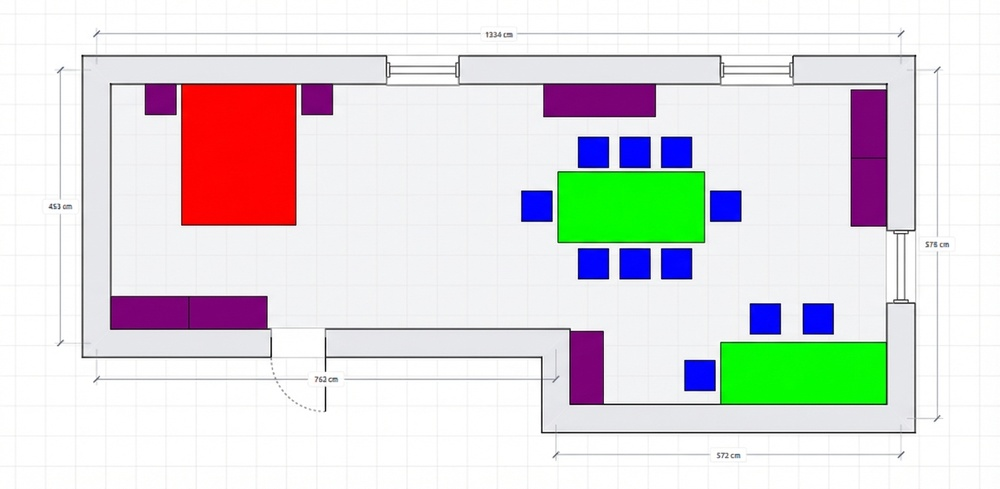
#> input picture furniture/stub_furniture.jpg, 1000 x 489 px, shrunk from 1472 x 720 before the run
$ python extract_scale.py --input furniture/stub_furniture.jpg
#> lines starting #> are read from the running program, lines starting #| are printed output that depends on the picture; after the words box and inside, x2 and y2 are one past the last pixel; in counts of white or black regions, pixels touching at a corner belong together
import argparse
import json
import sys
from typing import Optional, Tuple

import cv2
import numpy as np


def wall_mask_from_image_rgb(img_rgb: np.ndarray) -> np.ndarray:
    # Walls are now BLACKish. Loosened range to handle non-exact black.
    return cv2.inRange(img_rgb, np.array([0, 0, 0]), np.array([80, 80, 80]))


def wall_bbox_from_mask(mask_wall: np.ndarray) -> Tuple[int, int, int, int]:
    """
    Returns (xmin, ymin, xmax, ymax) in pixel coordinates for the union of wall pixels.
    """
    ys, xs = np.nonzero(mask_wall > 0)
    if len(xs) == 0 or len(ys) == 0:
        raise ValueError("No wall pixels found; cannot compute wall bounding box.")
    xmin = int(xs.min())
    xmax = int(xs.max())
    ymin = int(ys.min())
    ymax = int(ys.max())
    return xmin, ymin, xmax, ymax


# [103 lines left out: functions _unit_to_meters_factor, _parse_dimension_to_meters, load_real_dims_from_json, load_real_dims_from_payload, not called in this run]


def derive_isotropic_meters_per_pixel(
    *,
    wall_bbox_px: Tuple[int, int, int, int],
    real_width_m: Optional[float],
    real_height_m: Optional[float],
) -> Tuple[float, Optional[float], Optional[float], int, int]:
    xmin, ymin, xmax, ymax = wall_bbox_px
    px_w = int(xmax - xmin)
    px_h = int(ymax - ymin)
    if px_w <= 0 or px_h <= 0:
        raise ValueError(f"Invalid wall bbox for scale derivation: bbox={wall_bbox_px}.")

    if real_width_m is None and real_height_m is None:
        raise ValueError("Provide at least one of --real-width-m or --real-height-m.")

    mpp_x = None
    mpp_y = None
    if real_width_m is not None:
        if real_width_m <= 0:
            raise ValueError(f"--real-width-m must be positive; got {real_width_m}.")
        mpp_x = float(real_width_m) / float(px_w)
    if real_height_m is not None:
        if real_height_m <= 0:
            raise ValueError(f"--real-height-m must be positive; got {real_height_m}.")
        mpp_y = float(real_height_m) / float(px_h)

    if mpp_x is not None and mpp_y is not None:
        ratio_real = real_width_m / real_height_m
        ratio_px = px_w / px_h
        diff_pct = abs(ratio_real - ratio_px) / ratio_real * 100.0
        print(f"DEBUG SCALE: mpp_x={mpp_x:.6f}, mpp_y={mpp_y:.6f}")
        print(f"DEBUG SCALE: Real Aspect Ratio={ratio_real:.3f}, Pixel Aspect Ratio={ratio_px:.3f} (Diff: {diff_pct:.1f}%)")

        # Isotropic: choose the scale that fits the largest dimension into the requested real size
        # Or rather, choose the scale that ensures no dimension EXCEEDS requested real size
        mpp = min(mpp_x, mpp_y)
        print(f"DEBUG SCALE: Isotropic mpp={mpp:.6f}")
    else:
        mpp = mpp_x if mpp_x is not None else mpp_y

    return mpp, mpp_x, mpp_y, px_w, px_h


def main() -> None:
    parser = argparse.ArgumentParser(description="Derive meters-per-pixel from wall union bbox and real dimensions.")
    parser.add_argument("--input", required=True, help="RGB image input (same mask encoding as mask2dsl.py).")
    parser.add_argument("--real-x", type=float, default=None, help="Real-world X dimension (numeric). Use with --real-x-unit.")
    parser.add_argument("--real-x-unit", type=str, default="m", help="Unit for --real-x (m, cm, mm, ft, in).")
    parser.add_argument("--real-y", type=float, default=None, help="Real-world Y dimension (numeric). Use with --real-y-unit.")
    parser.add_argument("--real-y-unit", type=str, default="m", help="Unit for --real-y (m, cm, mm, ft, in).")
    parser.add_argument(
        "--real-width-m",
        type=float,
        default=None,
        help="DEPRECATED: use --real-x/--real-x-unit instead.",
    )
    parser.add_argument(
        "--real-height-m",
        type=float,
        default=None,
        help="DEPRECATED: use --real-y/--real-y-unit instead.",
    )
    parser.add_argument(
        "--real-json",
        default=None,
        help="Path to JSON with real dimensions using keys 'real-x'/'real-y' (or '-' for stdin).",
    )
    parser.add_argument(
        "--format",
        choices=("plain", "json"),
        default="plain",
        help="Output format. plain prints meters_per_pixel as a single number.",
    )
    parser.add_argument("--debug-dir", default=None, help="Optional directory to write debug artifacts.")
    args = parser.parse_args()

    real_width_m = args.real_width_m
    real_height_m = args.real_height_m

    if args.real_x is not None:
        real_width_m = _parse_dimension_to_meters(args.real_x, args.real_x_unit, label="real-x")
    if args.real_y is not None:
        real_height_m = _parse_dimension_to_meters(args.real_y, args.real_y_unit, label="real-y")

    if args.real_json is not None:
        json_width_m, json_height_m = load_real_dims_from_json(args.real_json)
        if real_width_m is None:
            real_width_m = json_width_m
        if real_height_m is None:
            real_height_m = json_height_m

    img = cv2.imread(args.input)
#> img is the input picture: shape (489, 1000, 3); mean B, G, R 219.9, 220.5, 222.4
    if img is None:
        raise SystemExit(f"Could not load {args.input}")
    img_rgb = cv2.cvtColor(img, cv2.COLOR_BGR2RGB)
    mask_wall = wall_mask_from_image_rgb(img_rgb)
#> in wall_mask_from_image_rgb, `return cv2.inRange(img_rgb, np.array([0, 0, 0]), np.array([80, 80, 80]))`:
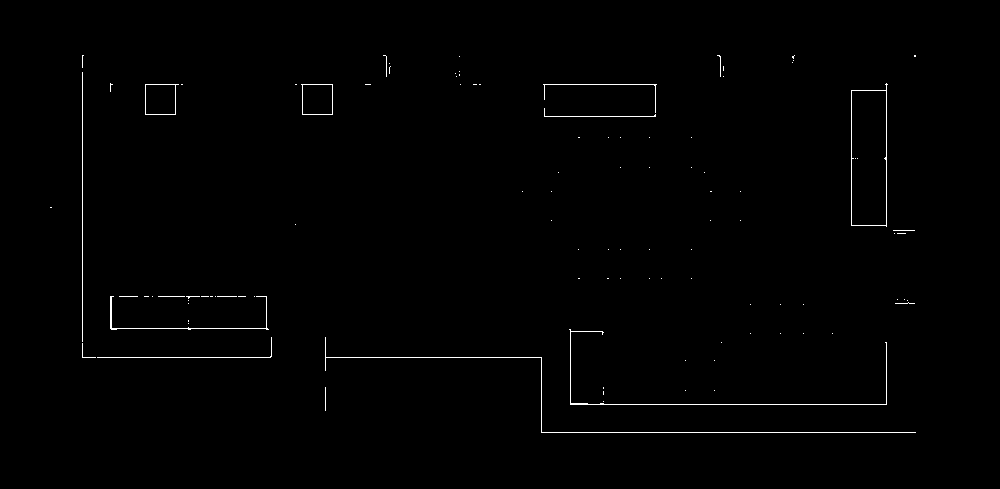
#> returned value: shape (489, 1000); 0.66% white in thin lines or dots, all inside (x1, y1, x2, y2) = (50, 55, 916, 433)
    wall_bbox_px = wall_bbox_from_mask(mask_wall)
#> in wall_bbox_from_mask, `ys, xs = np.nonzero(mask_wall > 0)`: ys = 3239 values from 55 to 432; xs = 3239 values, max 915 at index 10, min 50 at index 1085, mean 494.4
#> in wall_bbox_from_mask, `xmin = int(xs.min())`: xmin = 50
#> in wall_bbox_from_mask, `xmax = int(xs.max())`: xmax = 915
#> in wall_bbox_from_mask, `ymin = int(ys.min())`: ymin = 55
#> in wall_bbox_from_mask, `ymax = int(ys.max())`: ymax = 432
#> wall_bbox_px = (50, 55, 915, 432)

    mpp, mpp_x, mpp_y, px_w, px_h = derive_isotropic_meters_per_pixel(
        wall_bbox_px=wall_bbox_px,
        real_width_m=real_width_m,
        real_height_m=real_height_m,
    )
#> in derive_isotropic_meters_per_pixel, `xmin, ymin, xmax, ymax = wall_bbox_px`: xmin = 50; ymin = 55; xmax = 915; ymax = 432
#> in derive_isotropic_meters_per_pixel, `px_w = int(xmax - xmin)`: px_w = 865
#> in derive_isotropic_meters_per_pixel, `px_h = int(ymax - ymin)`: px_h = 377

    if args.debug_dir:
        import os

        os.makedirs(args.debug_dir, exist_ok=True)
        debug_img = cv2.cvtColor(mask_wall, cv2.COLOR_GRAY2BGR)
        xmin, ymin, xmax, ymax = wall_bbox_px
        cv2.rectangle(debug_img, (xmin, ymin), (xmax, ymax), (0, 0, 255), 2)
        cv2.imwrite(f"{args.debug_dir}/00_wall_mask.png", mask_wall)
        cv2.imwrite(f"{args.debug_dir}/00_wall_bbox.png", debug_img)
        with open(f"{args.debug_dir}/00_scale.json", "w") as f:
            json.dump(
                {
                    "wall_bbox_px": list(wall_bbox_px),
                    "px_w": px_w,
                    "px_h": px_h,
                    "real_width_m": real_width_m,
                    "real_height_m": real_height_m,
                    "mpp_x": mpp_x,
                    "mpp_y": mpp_y,
                    "meters_per_pixel": mpp,
                },
                f,
                indent=2,
                sort_keys=True,
            )

    if args.format == "plain":
        print(f"{mpp:.10f}")
    else:
        print(
            json.dumps(
                {
                    "meters_per_pixel": mpp,
                    "mpp_x": mpp_x,
                    "mpp_y": mpp_y,
                    "wall_bbox_px": list(wall_bbox_px),
                    "px_w": px_w,
                    "px_h": px_h,
                }
            )
        )


if __name__ == "__main__":
#> (the run stopped early here; a loop or call above may not have finished)
